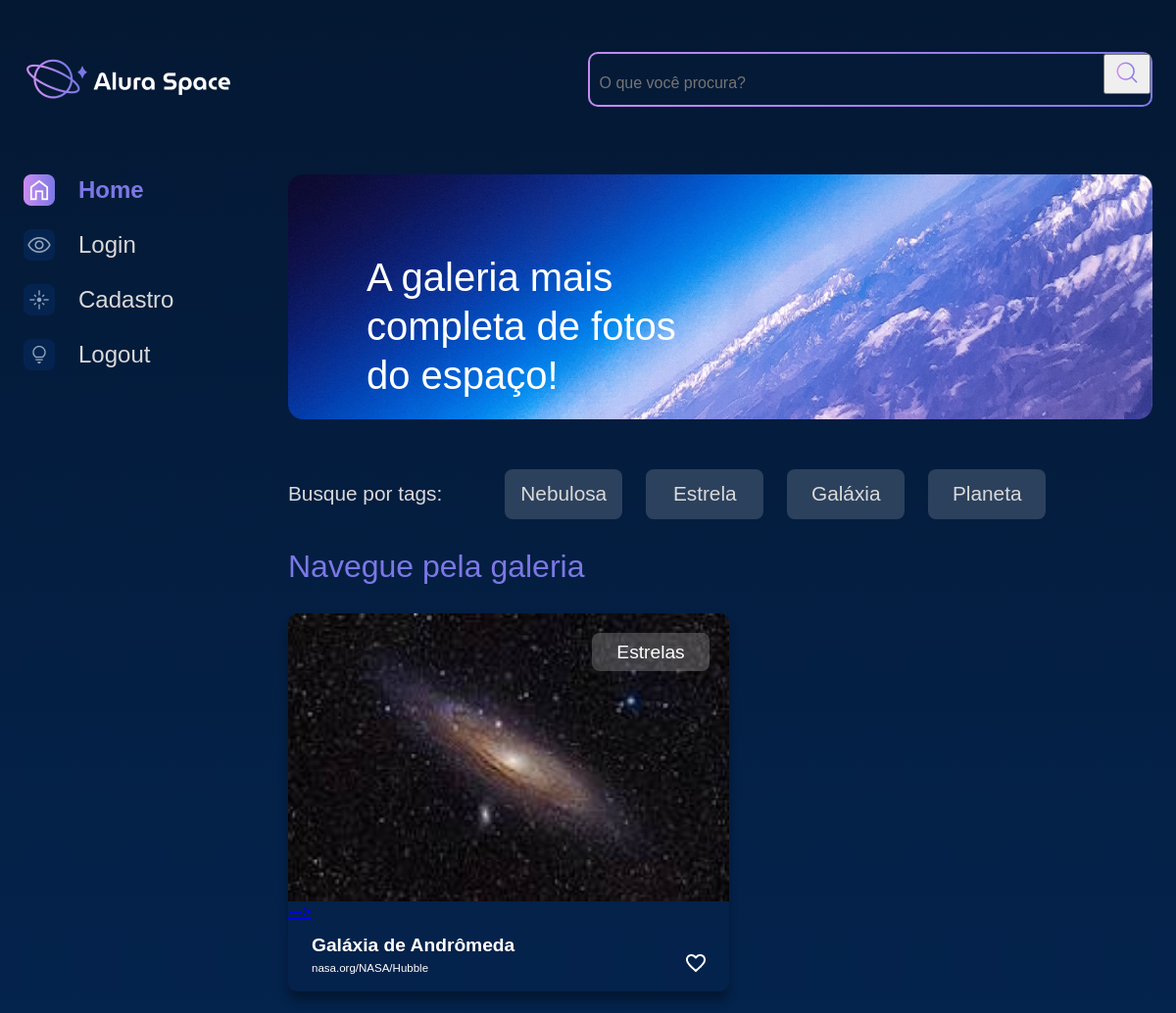
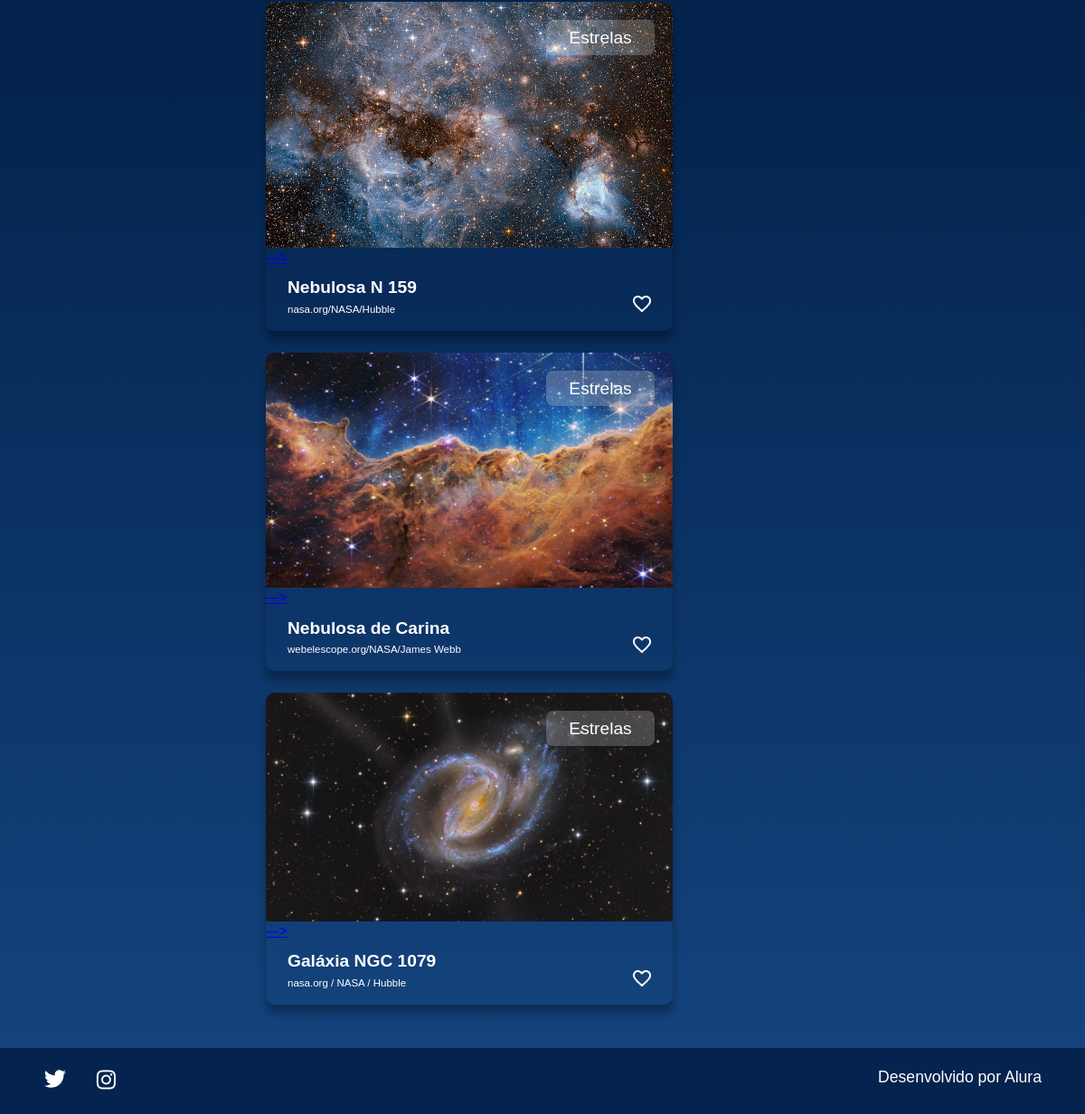
The app's page /buscar (signed in) with its own data (2 pictures, top to bottom).
### galeria/models.py (models this page shows, shortened)
class Fotografia(models.Model):
    OPCOES_CATEGORIA = [
        ("NEBULOSA", "Nebulosa"),
        ("ESTRELA", "Estrela"),
        ("GALÁXIA", "Galáxia"),
        ("PLANETA", "Planeta"),
    ]
    nome = models.CharField(max_length=100, null=False, blank=False)
    legenda = models.CharField(max_length=150, null=False, blank=False)
    categoria = models.CharField(max_length=100, choices=OPCOES_CATEGORIA, default="")
    descricao = models.TextField(null=False, blank=False)
    foto = models.ImageField(upload_to="fotos/%Y/%m/%d/", blank=True)
    publicada = models.BooleanField(default=False)
    data_fotografia = models.DateTimeField(default=datetime.now, blank=False)
    usuario = models.ForeignKey(
        to=User,
        on_delete=models.SET_NULL,
        null=True,
        blank=False,
        related_name="user",
    )

### galeria/views.py (the view)
# urls.py: path("buscar", buscar, name="buscar"),
def buscar(request):
    if not request.user.is_authenticated:
        messages.error(request, "Usuário não logado")
        return redirect("login")
    fotografias = Fotografia.objects.order_by("-data_fotografia").filter(publicada=True)
    if "buscar" in request.GET:
        nome_a_buscar = request.GET["buscar"]
        if nome_a_buscar:
            fotografias = fotografias.filter(nome__icontains=nome_a_buscar)
    return render(request, "galeria/buscar.html", {"cards": fotografias})

### templates/galeria/buscar.html
{% extends 'galeria/base.html' %}
{% load static %}
{% block content %}
            <section class="conteudo">
                <section class="banner">
                    <img class="banner__imagem" src="{% static '/assets/imagens/Banner(2).png' %}" alt="banner Alura Space">
                    <h1 class="banner__titulo"> A galeria mais completa de fotos do espaço!</h1>
                </section>
                <section class="tags">
                    <p class="tags__titulo">Busque por tags:</p>
                    <ul class="tags__lista">
                        <li class="tags__tag">Nebulosa</li>
                        <li class="tags__tag">Estrela</li>
                        <li class="tags__tag">Galáxia</li>
                        <li class="tags__tag">Planeta</li>
                    </ul>
                </section>
                <section class="galeria">
                    <div class="cards">
                        <h2 class="cards__titulo">Navegue pela galeria</h2>
                        <ul class="cards__lista">
                            {% if cards %}
                            {% for fotografia in cards %}
                            <li class="card">
                                <a href="{% url 'imagem' fotografia.id %}">
                                {% if fotografia.foto == "" or fotografia.foto == null %}
                                    <img class="card__imagem" src="{% static '/assets/imagens/galeria/not-found.jpg' %}{{fotografia.foto}}" alt="foto">
                                {% else %}
                                    <img class="card__imagem" src="{{ fotografia.foto.url}}" alt="foto">
                                {% endif %}
                                <!–- <img class="card__imagem" src="{% static '/assets/imagens/galeria/' %}{{fotografia.foto}}" alt="foto"> -–>
                                </a>
                                <span class="card__tag">Estrelas</span>
                                <div class="card__info">
                                    <p class="card__titulo">{{fotografia.nome}}</p>
                                    <div class="card__texto">
                                        <p class="card__descricao">{{fotografia.legenda}}</p>
                                        <span>
                                            <img src="{% static '/assets/ícones/1x/favorite_outline.png' %}" alt="ícone de coração">
                                        </span>
                                    </div>
                                </div>
                            </li>
                            {% endfor %}
                            {% else %}
                            <div class="imagem__texto">
                                <p>Fotografias não encontradas</p>
                            </div>
                            {% endif %}
                        </ul>
                    </div>
                </section>
            </section>
        </main>
    </div>
 {% endblock %}

### templates/galeria/base.html (shortened to what this page needs)
{% load static %}
<!DOCTYPE html>
<html lang="pt-br">
<head>
    <link rel="stylesheet" href="{% static '/styles/style.css' %}">
</head>
<body>
    {% include 'partials/_menu.html' %}
    {% block content %}{% endblock %}
    {% include 'partials/_footer.html' %}
</body>
</html>

### templates/partials/_menu.html (shortened to what this page needs)
{% load static %}
<div class="pagina-inicial">
    <header class="cabecalho">
        <img src="{% static '/assets/logo/Logo(2).png' %}" alt="Logo da Alura Space" />
        <div class="cabecalho__busca">
            <div class="busca__fundo">
                <form action="{% url 'buscar' %}">
                    <input class="busca__input" type="text" name="buscar" placeholder="O que você procura?">
                    <button type="submit">
                        <img class="busca__icone" src="{% static '/assets/ícones/1x/search.png' %}" alt="ícone de search">
                    </button>
                </form>
            </div>
        </div>
    </header>
    <main class="principal">
        <section class="menu-lateral">
            <nav class="menu-lateral__navegacao">
                <a href="/"><img src="{% static '/assets/ícones/1x/Home - ativo.png' %}"> Home</a>
                <a href="{% url 'login' %}"><img src="{% static '/assets/ícones/1x/Mais vistas - inativo.png' %}"> Login</a>
                <a href="{% url 'cadastro' %}"><img src="{% static '/assets/ícones/1x/Novas - inativo.png' %}"> Cadastro</a>
                <a href="{% url 'logout' %}"><img src="{% static '/assets/ícones/1x/Surpreenda-me - inativo.png' %}"> Logout</a>
            </nav>
        </section>

### templates/partials/_footer.html
{% load static %}
<footer class="rodape">
    <div class="rodape__icones">
        <a href="https://twitter.com/AluraOnline" target=”_blank” >
            <img src="{% static '/assets/ícones/1x/twitter.png' %}" alt="ícone twitter">
        </a>
        <a href="https://www.instagram.com/aluraonline/" target=”_blank” >
            <img src="{% static '/assets/ícones/1x/instagram.png' %}" alt="ícone instagram">
        </a>
    </div>
    <p class="rodape__texto">Desenvolvido por Alura</p>
</footer>

### setup/static/styles/style.css (style rules this page uses)
html, body, div, span, applet, object, iframe, h1, h2, h3, h4, h5, h6, p, blockquote, pre, a, abbr, acronym, address, big, cite, code, del, dfn, em, img, ins, kbd, q, s, samp, small, strike, strong, sub, sup, tt, var, b, u, i, center, dl, dt, dd, ol, ul, li, fieldset, form, label, legend, table, caption, tbody, tfoot, thead, tr, th, td, article, aside, canvas, details, embed, figure, figcaption, footer, header, hgroup, menu, nav, output, ruby, section, summary, time, mark, audio, video { margin: 0; padding: 0; border: 0; font-size: 100%; font: inherit; vertical-align: baseline; }
article, aside, details, figcaption, figure, footer, header, hgroup, menu, nav, section { display: block; }
body { line-height: 1; font-family: 'Space Grotesk', sans-serif; min-height: 100vh; background: linear-gradient(#041833,#04244F,#154580); background-repeat: no-repeat; background-position: center; background-size: cover; }
ol, ul { list-style: none; }
.banner { width: auto; position: relative; margin-bottom: 1.5rem; }
.banner__imagem { width: 100%; }
.banner__titulo { color: #FFFFFF; font-size: 40px; width: 350px; line-height: 50px; position: absolute; top: 80px; left: 80px; }
.cabecalho { align-items: center; display: flex; justify-content: space-between; margin: 1.5rem 0 4rem 0; }
.cabecalho__busca { align-items: center; border-radius: 10px; background: linear-gradient(45deg, #C98CF1,#7B78E5); display: flex; height: auto; justify-content: space-between; padding: 2px; width: auto; }
.busca__fundo { align-items: center; background-color: #041A37; border-radius: 8px; display: flex; margin: 0 auto; width: 100%; }
.busca__input { align-items: center; background-color: transparent; border: none; font-size: 1rem; height: 24px; padding: 10px; width: 500px; color:white; }
.busca__icone { cursor: pointer; width: 2rem; height: 2rem; }
.cards { width: 100%; }
.cards__titulo { color: #7B78E5; font-size: 2rem; line-height: 3rem; margin-bottom: 1.5rem; }
.cards__lista { display: flex; flex-wrap: wrap; justify-content: space-between; align-content: space-between; }
.card { border-radius: 10px; box-shadow: 0px 10px 10px #00000050; color: #FFFFFF; margin-bottom: 1.5rem; position: relative; width: 450px; }
.card__imagem { width: 450px; border-radius: 10px 10px 0 0; }
.card__tag { background-color: #D9D9D940; border-radius: 8px; border: 2px solid transparent; font-size: 1.2rem; left: 310px; margin-right: 1.5rem; padding: .5rem .5rem; position: absolute; text-align: center; top: 20px; width: 100px; }
.card__info { font-size: 1.2rem; padding: 0 1.5rem 1rem 1.5rem; }
.card__titulo { font-weight: bold; line-height: 1.2rem; margin-top: 0.8em; }
.card__texto { display: flex; justify-content: space-between; flex-wrap: wrap; }
.card__texto img { cursor: pointer; }
.card__descricao { font-size: 0.6em; margin-top: 0.8em; }
.galeria { display: flex; width: 100%; }
.menu-lateral { padding-right: 1.5rem; box-sizing: border-box; min-width: 270px; }
.menu-lateral__navegacao { display: flex; flex-direction: column; }
.menu-lateral__navegacao a { font-family: 'Space Grotesk', sans-serif; align-items: center; display: flex; margin-bottom: 1.5rem; text-decoration: none; color: #D9D9D9; font-size: 24px; }
.menu-lateral__navegacao a:first-child { font-weight: bold; color: #7B78E5; }
.menu-lateral__navegacao img { margin-right: 1.5rem; }
.pagina-inicial { max-width: 1440px; padding: 1.5rem; margin: 0 auto; }
.principal { display: flex; justify-content: space-between; }
.rodape { background-color: #04244F; width: 100%; padding: 1.5rem 3rem; box-sizing: border-box; display: flex; justify-content: space-between; color: #FFFFFF; }
.rodape__icones { width: 80px; display: flex; justify-content: space-between; }
.rodape__texto { font-size: 1.1rem; }
.tags { padding: 1.5rem 0; display: flex; align-items: center; color: #D9D9D9; font-size: 1.3rem; }
.tags__titulo { margin-right: 4rem; }
.tags__lista { display: flex; }
.tags__tag { background-color: #D9D9D930; margin-right: 1.5rem; border-radius: 8px; padding: .8rem .5rem; width: 100px; text-align: center; border: 2px solid transparent; }

### records on screen
Fotografia: foto (picture), nome "Galáxia de Andrômeda", legenda "nasa.org/NASA/Hubble"
Fotografia: foto (picture), nome "Nebulosa N 159", legenda "nasa.org/NASA/Hubble"
Fotografia: foto (picture), nome "Nebulosa de Carina", legenda "webelescope.org/NASA/James Webb"
Fotografia: foto (picture), nome "Galáxia NGC 1079", legenda "nasa.org / NASA / Hubble"
